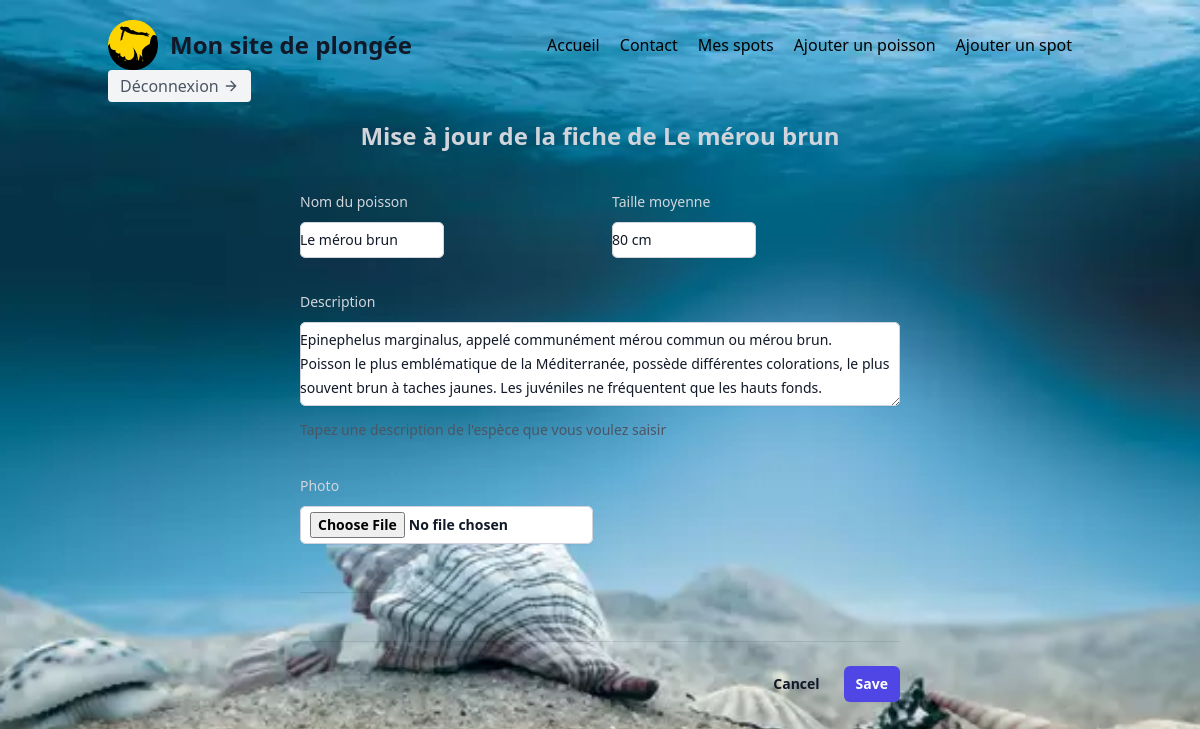
/pages/about/modify_fish.php?id=3 (signed in), run on the app's committed database.
### tables this page shows
CREATE TABLE `fishs` (
  `id` int NOT NULL,
  `fish_name` varchar(50) NOT NULL,
  `average_size` varchar(50) NOT NULL,
  `about` text NOT NULL,
  `image` text NOT NULL
);

### pages/about/modify_fish.php (the view, shortened to what this page needs)
<?php
require_once(__DIR__.'../../../assets/php/middleware/db_connect.php');
$getData=$_GET;
$retrieveFishStatement=$mysqlClient->prepare('SELECT * FROM fishs WHERE id=:id');
$retrieveFishStatement->execute([
    'id'=>$getData['id'],
]);
$newfish=$retrieveFishStatement->fetchAll(PDO::FETCH_ASSOC);
?>
<!DOCTYPE html>
<html lang="fr">
<head>
    <link rel="stylesheet" href="/build/output.css">
</head>
<body class="bg-fixed bg-cover bg-center h-screen" style="background-image: url('/assets/images/fonds-marins.webp');">
<?php require_once(__DIR__.'../../../assets/php/components/header.php') ;?>
<h2 class="text-center font-semibold leading-7 text-gray-300 text-2xl">Mise à jour de la fiche de <?php echo($newfish[0]['fish_name']); ?> </h2>
<form action="../../assets/php/controllers/add_fish.php" method="POST" class="mx-auto w-1/2 flex flex-col justify-center" enctype="multipart/form-data">
  <div class="space-y-12">
    <div class="border-b border-gray-900/10 pb-12">
      <div class="mt-10 grid grid-cols-1 gap-x-6 gap-y-8 sm:grid-cols-6">
        <div class="sm:col-span-3">
          <label for="fish-name" class="block text-sm font-medium leading-6 text-gray-300">Nom du poisson</label>
          <div class="mt-2">
            <input type="text" name="fish-name" id="fish-name" class="block rounded-md border-0 py-1.5 text-gray-900 shadow-sm ring-1 ring-inset ring-gray-300 placeholder:text-gray-400 focus:ring-2 focus:ring-inset focus:ring-indigo-600 sm:text-sm sm:leading-6 w-1/2" value="<?php echo($newfish[0]['fish_name']); ?>">
          </div>
        </div>
        <div class="sm:col-span-3">
          <label for="average-size" class="block text-sm font-medium leading-6 text-gray-300">Taille moyenne</label>
          <div class="mt-2">
            <input type="text" name="average-size" id="average-size" class="block w-1/2 rounded-md border-0 py-1.5 text-gray-900 shadow-sm ring-1 ring-inset ring-gray-300 placeholder:text-gray-400 focus:ring-2 focus:ring-inset focus:ring-indigo-600 sm:text-sm sm:leading-6" value="<?php echo($newfish[0]['average_size']); ?> ">
          </div>
        </div>
        <div class="col-span-full">
          <label for="about" class="block text-sm font-medium leading-6 text-gray-300">Description</label>
          <div class="mt-2">
            <textarea id="about" name="about" rows="3" class="block w-full rounded-md border-0 py-1.5 text-gray-900 shadow-sm ring-1 ring-inset ring-gray-300 placeholder:text-gray-400 focus:ring-2 focus:ring-inset focus:ring-indigo-600 sm:text-sm sm:leading-6" ><?php echo($newfish[0]['about']); ?> </textarea>
          </div>
          <p class="mt-3 text-sm leading-6 text-gray-600">Tapez une description de l'espèce que vous voulez saisir</p>
        </div>
        <div class="border-b border-gray-900/10 pb-12">
        <div class="col-span-full">
          <label for="image" class="block text-sm font-medium leading-6 text-gray-300">Photo</label>
          <div class="mt-2 flex items-center gap-x-3">
            <input type="file" name="image" id="image" class="rounded-md bg-white px-2.5 py-1.5 text-sm font-semibold text-gray-900 shadow-sm ring-1 ring-inset ring-gray-300 hover:bg-gray-50">
          </div>
        </div>
      </div>
    </div>
        </div>
      </div>
  <div class="mt-6 flex items-center justify-end gap-x-6">
    <button type="button" class="text-sm font-semibold leading-6 text-gray-900">Cancel</button>
    <button type="submit" class="rounded-md bg-indigo-600 px-3 py-2 text-sm font-semibold text-white shadow-sm hover:bg-indigo-500 focus-visible:outline focus-visible:outline-2 focus-visible:outline-offset-2 focus-visible:outline-indigo-600">Save</button>
  </div>
</form>
</body>
</html>

### data on the page
fishs: fish_name "Le mérou brun", fish-name "Le mérou brun", average-size "80 cm", about "Epinephelus marginalus, appelé communément mérou commun ou mérou brun. Poisson le plus emblématique de la Méditerranée, possède différentes colorations, le plus souvent brun à taches jaunes. Les juvéniles ne fréquentent que les hauts fonds."
